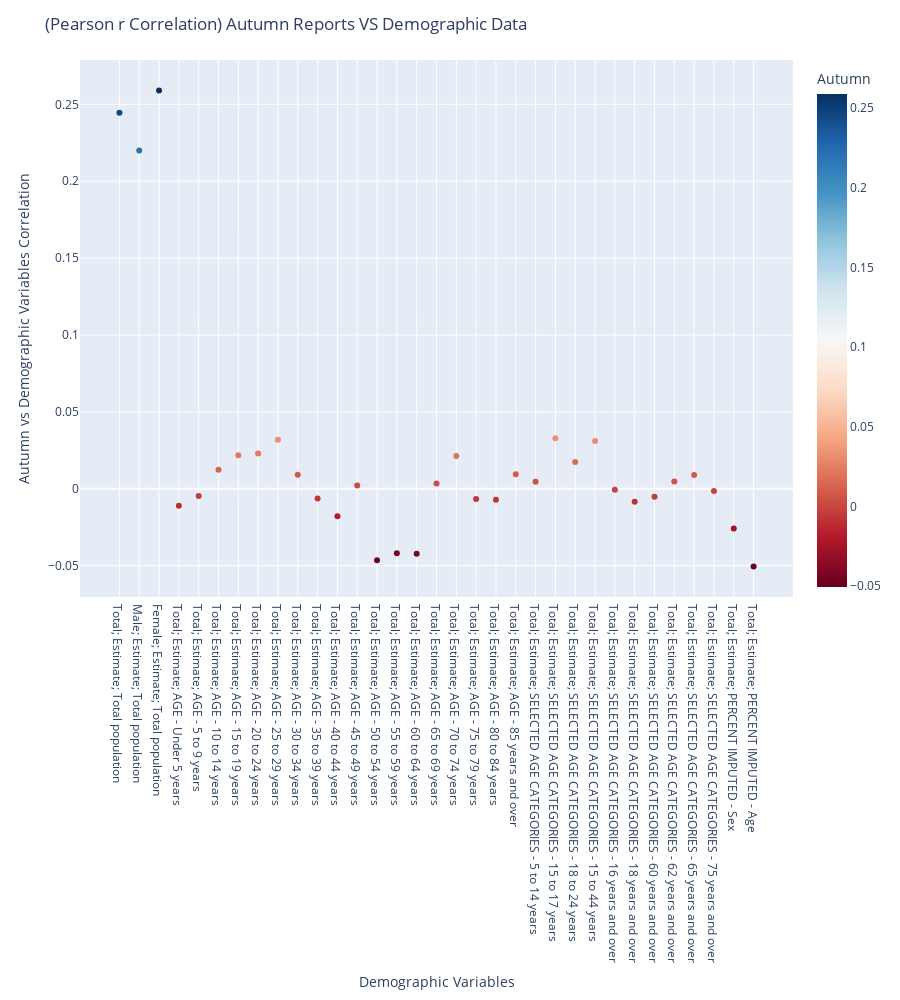

Notebook code cell kept with this figure:
### Code cell
season_to_do = "Autumn"
fig = px.scatter(corr, x="DemographicVariable", y=season_to_do, color=season_to_do, 
                color_continuous_scale=px.colors.sequential.RdBu,
                width=900, height=1000)
fig.update_layout(
    title = '(Pearson r Correlation) '+season_to_do+' Reports VS Demographic Data',
    yaxis_title = season_to_do+' vs Demographic Variables Correlation',
    xaxis_title = "Demographic Variables",
)
fig.show()

### Figure 1 — Plotly figure (JSON) as saved in the notebook; plotly's stock layout.template omitted (floating-point values rounded to 4 significant figures)
{"data": [{"hoverlabel": {"namelength": 0}, "hovertemplate": "DemographicVariable=%{x}<br>Autumn=%{marker.color}", "legendgroup": "", "marker": {"color": [0.2446, 0.22, 0.2589, -0.01098, -0.004669, 0.01229, 0.02179, 0.02295, 0.03187, 0.009158, -0.006263, -0.0178, 0.00206, -0.04644, -0.04192, -0.04225, 0.00335, 0.02127, -0.006697, -0.007097, 0.009361, 0.00454, 0.03292, 0.01736, 0.0311, -0.0006748, -0.008487, -0.005144, 0.004701, 0.008953, -0.001496, -0.02586, -0.0505], "coloraxis": "coloraxis", "symbol": "circle"}, "mode": "markers", "name": "", "showlegend": false, "type": "scatter", "x": ["Total; Estimate; Total population", "Male; Estimate; Total population", "Female; Estimate; Total population", "Total; Estimate; AGE - Under 5 years", "Total; Estimate; AGE - 5 to 9 years", "Total; Estimate; AGE - 10 to 14 years", "Total; Estimate; AGE - 15 to 19 years", "Total; Estimate; AGE - 20 to 24 years", "Total; Estimate; AGE - 25 to 29 years", "Total; Estimate; AGE - 30 to 34 years", "Total; Estimate; AGE - 35 to 39 years", "Total; Estimate; AGE - 40 to 44 years", "Total; Estimate; AGE - 45 to 49 years", "Total; Estimate; AGE - 50 to 54 years", "Total; Estimate; AGE - 55 to 59 years", "Total; Estimate; AGE - 60 to 64 years", "Total; Estimate; AGE - 65 to 69 years", "Total; Estimate; AGE - 70 to 74 years", "Total; Estimate; AGE - 75 to 79 years", "Total; Estimate; AGE - 80 to 84 years", "Total; Estimate; AGE - 85 years and over", "Total; Estimate; SELECTED AGE CATEGORIES - 5 to 14 years", "Total; Estimate; SELECTED AGE CATEGORIES - 15 to 17 years", "Total; Estimate; SELECTED AGE CATEGORIES - 18 to 24 years", "Total; Estimate; SELECTED AGE CATEGORIES - 15 to 44 years", "Total; Estimate; SELECTED AGE CATEGORIES - 16 years and over", "Total; Estimate; SELECTED AGE CATEGORIES - 18 years and over", "Total; Estimate; SELECTED AGE CATEGORIES - 60 years and over", "Total; Estimate; SELECTED AGE CATEGORIES - 62 years and over", "Total; Estimate; SELECTED AGE CATEGORIES - 65 years and over", "Total; Estimate; SELECTED AGE CATEGORIES - 75 years and over", "Total; Estimate; PERCENT IMPUTED - Sex", "Total; Estimate; PERCENT IMPUTED - Age"], "xaxis": "x", "y": [0.2446, 0.22, 0.2589, -0.01098, -0.004669, 0.01229, 0.02179, 0.02295, 0.03187, 0.009158, -0.006263, -0.0178, 0.00206, -0.04644, -0.04192, -0.04225, 0.00335, 0.02127, -0.006697, -0.007097, 0.009361, 0.00454, 0.03292, 0.01736, 0.0311, -0.0006748, -0.008487, -0.005144, 0.004701, 0.008953, -0.001496, -0.02586, -0.0505], "yaxis": "y"}], "layout": {"coloraxis": {"colorbar": {"title": {"text": "Autumn"}}, "colorscale": [[0, "rgb(103,0,31)"], [0.1, "rgb(178,24,43)"], [0.2, "rgb(214,96,77)"], [0.3, "rgb(244,165,130)"], [0.4, "rgb(253,219,199)"], [0.5, "rgb(247,247,247)"], [0.6, "rgb(209,229,240)"], [0.7, "rgb(146,197,222)"], [0.8, "rgb(67,147,195)"], [0.9, "rgb(33,102,172)"], [1, "rgb(5,48,97)"]]}, "height": 1000, "legend": {"tracegroupgap": 0}, "margin": {"t": 60}, "title": {"text": "(Pearson r Correlation) Autumn Reports VS Demographic Data"}, "width": 900, "xaxis": {"anchor": "y", "domain": [0, 1], "title": {"text": "Demographic Variables"}}, "yaxis": {"anchor": "x", "domain": [0, 1], "title": {"text": "Autumn vs Demographic Variables Correlation"}}}}
